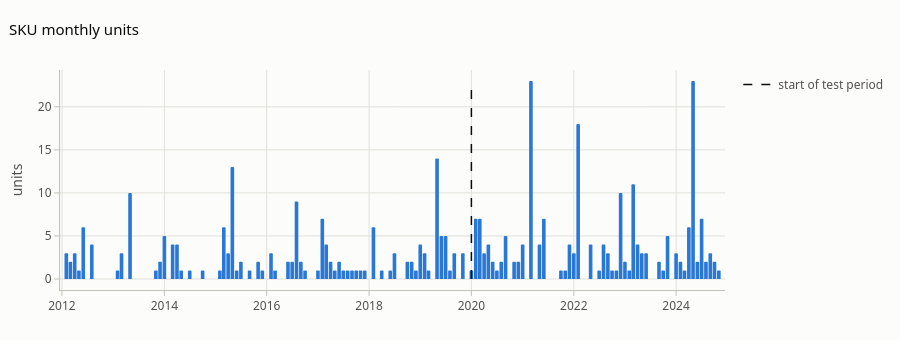

Write notebook code for a chart like this one.
### Markdown cell above
A Gaussian assumption under-states the extreme quantiles when shocks exist, which matters for P99 safety stock or VaR.

## Part B: intermittent count demand for one SKU

### Code cell
sku = pf.make_sku_demand()
nz = sku[sku > 0]
adi = len(sku) / len(nz)
cv2 = (nz.std() / nz.mean()) ** 2
print(f"zeros: {np.mean(sku == 0):.0%}   ADI = {adi:.2f}   CV² = {cv2:.2f}   ->",
      "lumpy" if adi >= 1.32 and cv2 >= 0.49 else "intermittent" if adi >= 1.32 else "erratic" if cv2 >= 0.49 else "smooth")
print(f"mean = {sku.mean():.2f}, variance = {sku.var():.2f}  (Poisson would need variance ≈ mean)")

train, test = sku[:96], sku[96:]   # 8 years train, 5 years test
def design(idx):
    t = np.arange(len(sku))[sku.index.get_indexer(idx)]
    m = idx.month.to_numpy()
    return pd.DataFrame({"const": 1.0, "trend": t / 12, "sin": np.sin(2 * np.pi * m / 12), "cos": np.cos(2 * np.pi * m / 12)}, index=idx)
Xtr, Xte = design(train.index), design(test.index)
fig = go.Figure(go.Bar(x=sku.index, y=sku, name="units", marker_color=pf.SERIES[0], showlegend=False,
                       hovertemplate="%{x|%b %Y}: %{y:.0f} units<extra></extra>"))
pf.add_vline(fig, test.index[0], 0, sku.max(), "start of test period", color=pf.INK["primary"], dash="dash")
fig.update_layout(title="SKU monthly units", height=340, yaxis_title="units")
fig.show()

### Figure 1 — Plotly figure (JSON) as saved in the notebook; plotly's stock layout.template omitted (floating-point values rounded to 4 significant figures; data arrays with more than 128 entries replaced by an {"elided": "..."} marker saying what was removed)
{"data": [{"hovertemplate": "%{x|%b %Y}: %{y:.0f} units<extra></extra>", "marker": {"color": "#2a78d6"}, "name": "units", "showlegend": false, "type": "bar", "x": {"elided": "156 str values"}, "y": {"elided": "156 float values"}}, {"hovertemplate": "start of test period<extra></extra>", "legendgroup": "start of test period", "line": {"color": "#0b0b0b", "dash": "dash", "width": 1.5}, "mode": "lines", "name": "start of test period", "showlegend": true, "type": "scatter", "x": ["2020-01-01T00:00:00", "2020-01-01T00:00:00"], "y": [0, 23.0]}], "layout": {"height": 340, "title": {"text": "SKU monthly units"}, "yaxis": {"title": {"text": "units"}}}}
